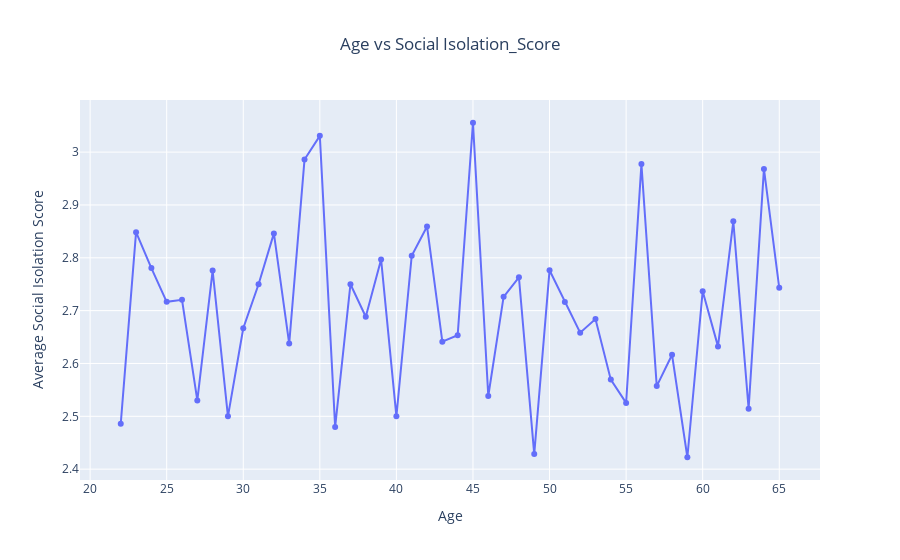

Notebook cell for this chart:
### Code cell
fig = px.line(age_isolation,x='Age',y='Social_Isolation_Score',title='Age vs Social Isolation_Score',markers=True)
fig.update_layout(title_x=0.5, xaxis_title='Age', yaxis_title='Average Social Isolation Score')
fig.show()

### Figure 1 — Plotly figure (JSON) as saved in the notebook; plotly's stock layout.template omitted (floating-point values rounded to 4 significant figures)
{"data": [{"hovertemplate": "Age=%{x}<br>Social_Isolation_Score=%{y}<extra></extra>", "legendgroup": "", "line": {"color": "#636efa", "dash": "solid"}, "marker": {"symbol": "circle"}, "mode": "lines+markers", "name": "", "orientation": "v", "showlegend": false, "type": "scatter", "x": [22, 23, 24, 25, 26, 27, 28, 29, 30, 31, 32, 33, 34, 35, 36, 37, 38, 39, 40, 41, 42, 43, 44, 45, 46, 47, 48, 49, 50, 51, 52, 53, 54, 55, 56, 57, 58, 59, 60, 61, 62, 63, 64, 65], "xaxis": "x", "y": [2.486, 2.848, 2.78, 2.717, 2.721, 2.53, 2.776, 2.5, 2.667, 2.75, 2.846, 2.638, 2.986, 3.031, 2.48, 2.75, 2.689, 2.797, 2.5, 2.804, 2.859, 2.641, 2.653, 3.056, 2.538, 2.726, 2.763, 2.429, 2.776, 2.716, 2.658, 2.684, 2.569, 2.525, 2.977, 2.557, 2.616, 2.423, 2.737, 2.632, 2.869, 2.514, 2.968, 2.743], "yaxis": "y"}], "layout": {"autosize": true, "legend": {"tracegroupgap": 0}, "title": {"text": "Age vs Social Isolation_Score", "x": 0.5}, "xaxis": {"anchor": "y", "autorange": true, "domain": [0, 1], "range": [19.4, 67.6], "title": {"text": "Age"}, "type": "linear"}, "yaxis": {"anchor": "x", "autorange": true, "domain": [0, 1], "range": [2.37, 3.108], "title": {"text": "Average Social Isolation Score"}, "type": "linear"}}}
